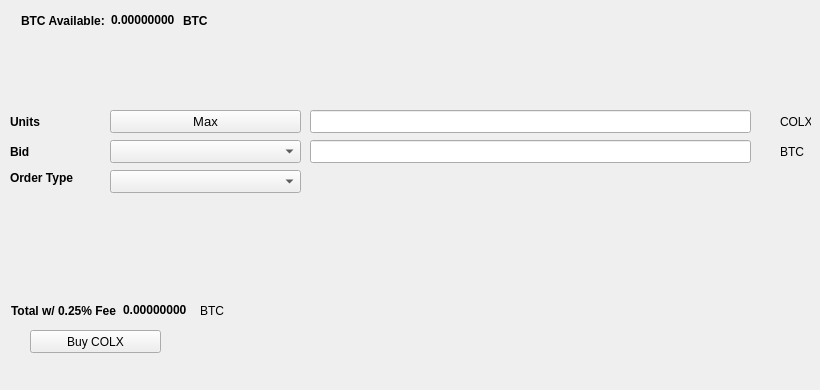
   <widget class="QWidget" name="BuyTab">
    <attribute name="title">
     <string>Buy</string>
    </attribute>
    <widget class="QPushButton" name="BuyCOLX">
     <property name="geometry">
      <rect>
       <x>30</x>
       <y>330</y>
       <width>131</width>
       <height>23</height>
      </rect>
     </property>
     <property name="text">
      <string>Buy COLX</string>
     </property>
     <property name="icon">
      <iconset>
       <normaloff>:/icons/bitcoin</normaloff>:/icons/bitcoin</iconset>
     </property>
    </widget>
    <widget class="QLabel" name="label_3">
     <property name="geometry">
      <rect>
       <x>10</x>
       <y>110</y>
       <width>46</width>
       <height>23</height>
      </rect>
     </property>
     <property name="font">
      <font>
       <weight>75</weight>
       <bold>true</bold>
      </font>
     </property>
     <property name="text">
      <string>Units</string>
     </property>
    </widget>
    <widget class="QLineEdit" name="UnitsInput">
     <property name="geometry">
      <rect>
       <x>310</x>
       <y>110</y>
       <width>441</width>
       <height>23</height>
      </rect>
     </property>
     <property name="font">
      <font>
       <pointsize>9</pointsize>
       <weight>75</weight>
       <bold>true</bold>
      </font>
     </property>
    </widget>
    <widget class="QLineEdit" name="BuyBidPriceEdit">
     <property name="geometry">
      <rect>
       <x>310</x>
       <y>140</y>
       <width>441</width>
       <height>23</height>
      </rect>
     </property>
     <property name="font">
      <font>
       <pointsize>9</pointsize>
       <weight>75</weight>
       <bold>true</bold>
      </font>
     </property>
    </widget>
    <widget class="QLabel" name="label_4">
     <property name="geometry">
      <rect>
       <x>780</x>
       <y>110</y>
       <width>31</width>
       <height>23</height>
      </rect>
     </property>
     <property name="text">
      <string>COLX</string>
     </property>
    </widget>
    <widget class="QLabel" name="label_5">
     <property name="geometry">
      <rect>
       <x>780</x>
       <y>140</y>
       <width>31</width>
       <height>23</height>
      </rect>
     </property>
     <property name="text">
      <string>BTC</string>
     </property>
    </widget>
    <widget class="QLabel" name="label_6">
     <property name="geometry">
      <rect>
       <x>10</x>
       <y>140</y>
       <width>46</width>
       <height>23</height>
      </rect>
     </property>
     <property name="font">
      <font>
       <weight>75</weight>
       <bold>true</bold>
      </font>
     </property>
     <property name="text">
      <string>Bid</string>
     </property>
    </widget>
    <widget class="QLabel" name="label_7">
     <property name="geometry">
      <rect>
       <x>10</x>
       <y>170</y>
       <width>91</width>
       <height>16</height>
      </rect>
     </property>
     <property name="font">
      <font>
       <weight>75</weight>
       <bold>true</bold>
      </font>
     </property>
     <property name="text">
      <string>Order Type</string>
     </property>
    </widget>
    <widget class="QPushButton" name="Buy_Max_Amount">
     <property name="geometry">
      <rect>
       <x>110</x>
       <y>110</y>
       <width>191</width>
       <height>23</height>
      </rect>
     </property>
     <property name="font">
      <font>
       <pointsize>10</pointsize>
      </font>
     </property>
     <property name="text">
      <string>Max</string>
     </property>
    </widget>
    <widget class="QComboBox" name="BuyBidcomboBox">
     <property name="geometry">
      <rect>
       <x>110</x>
       <y>140</y>
       <width>191</width>
       <height>23</height>
      </rect>
     </property>
     <property name="font">
      <font>
       <pointsize>10</pointsize>
      </font>
     </property>
    </widget>
    <widget class="QComboBox" name="buyOrdertypeCombo">
     <property name="geometry">
      <rect>
       <x>110</x>
       <y>170</y>
       <width>191</width>
       <height>23</height>
      </rect>
     </property>
     <property name="font">
      <font>
       <pointsize>10</pointsize>
      </font>
     </property>
    </widget>
    <widget class="QWidget" name="layoutWidget1">
     <property name="geometry">
      <rect>
       <x>21</x>
       <y>11</y>
       <width>227</width>
       <height>19</height>
      </rect>
     </property>
     <layout class="QHBoxLayout" name="horizontalLayout_3">
      <item>
       <widget class="QLabel" name="label232">
        <property name="font">
         <font>
          <weight>75</weight>
          <bold>true</bold>
         </font>
        </property>
        <property name="text">
         <string>BTC Available:</string>
        </property>
       </widget>
      </item>
      <item>
       <widget class="QLabel" name="BtcAvailableLbl">
        <property name="palette">
         <palette>
          <active>
           <colorrole role="WindowText">
            <brush brushstyle="SolidPattern">
             <color alpha="255">
              <red>0</red>
              <green>0</green>
              <blue>0</blue>
             </color>
            </brush>
           </colorrole>
           <colorrole role="Button">
            <brush brushstyle="SolidPattern">
             <color alpha="255">
              <red>0</red>
              <green>170</green>
              <blue>0</blue>
             </color>
            </brush>
           </colorrole>
           <colorrole role="Light">
            <brush brushstyle="SolidPattern">
             <color alpha="255">
              <red>0</red>
              <green>255</green>
              <blue>0</blue>
             </color>
            </brush>
           </colorrole>
           <colorrole role="Midlight">
            <brush brushstyle="SolidPattern">
             <color alpha="255">
              <red>0</red>
              <green>212</green>
              <blue>0</blue>
             </color>
            </brush>
           </colorrole>
           <colorrole role="Dark">
            <brush brushstyle="SolidPattern">
             <color alpha="255">
              <red>0</red>
              <green>85</green>
              <blue>0</blue>
             </color>
            </brush>
           </colorrole>
           <colorrole role="Mid">
            <brush brushstyle="SolidPattern">
             <color alpha="255">
              <red>0</red>
              <green>113</green>
              <blue>0</blue>
             </color>
            </brush>
           </colorrole>
           <colorrole role="Text">
            <brush brushstyle="SolidPattern">
             <color alpha="255">
              <red>0</red>
              <green>170</green>
              <blue>0</blue>
             </color>
            </brush>
           </colorrole>
           <colorrole role="BrightText">
            <brush brushstyle="SolidPattern">
             <color alpha="255">
              <red>255</red>
              <green>255</green>
              <blue>255</blue>
             </color>
            </brush>
           </colorrole>
           <colorrole role="ButtonText">
            <brush brushstyle="SolidPattern">
             <color alpha="255">
              <red>0</red>
              <green>0</green>
              <blue>0</blue>
             </color>
            </brush>
           </colorrole>
           <colorrole role="Base">
            <brush brushstyle="SolidPattern">
             <color alpha="255">
              <red>255</red>
              <green>255</green>
              <blue>255</blue>
             </color>
            </brush>
           </colorrole>
           <colorrole role="Window">
            <brush brushstyle="SolidPattern">
             <color alpha="255">
              <red>0</red>
              <green>170</green>
              <blue>0</blue>
             </color>
            </brush>
           </colorrole>
           <colorrole role="Shadow">
            <brush brushstyle="SolidPattern">
             <color alpha="255">
              <red>0</red>
              <green>0</green>
              <blue>0</blue>
             </color>
            </brush>
           </colorrole>
           <colorrole role="AlternateBase">
            <brush brushstyle="SolidPattern">
             <color alpha="255">
              <red>127</red>
              <green>212</green>
              <blue>127</blue>
             </color>
            </brush>
           </colorrole>
           <colorrole role="ToolTipBase">
            <brush brushstyle="SolidPattern">
             <color alpha="255">
              <red>255</red>
              <green>255</green>
              <blue>220</blue>
             </color>
            </brush>
           </colorrole>
           <colorrole role="ToolTipText">
            <brush brushstyle="SolidPattern">
             <color alpha="255">
              <red>0</red>
              <green>0</green>
              <blue>0</blue>
             </color>
            </brush>
           </colorrole>
          </active>
          <inactive>
           <colorrole role="WindowText">
            <brush brushstyle="SolidPattern">
             <color alpha="255">
              <red>0</red>
              <green>0</green>
              <blue>0</blue>
             </color>
            </brush>
           </colorrole>
           <colorrole role="Button">
            <brush brushstyle="SolidPattern">
             <color alpha="255">
              <red>0</red>
              <green>170</green>
              <blue>0</blue>
             </color>
            </brush>
           </colorrole>
           <colorrole role="Light">
            <brush brushstyle="SolidPattern">
             <color alpha="255">
              <red>0</red>
              <green>255</green>
              <blue>0</blue>
             </color>
            </brush>
           </colorrole>
           <colorrole role="Midlight">
            <brush brushstyle="SolidPattern">
             <color alpha="255">
              <red>0</red>
              <green>212</green>
              <blue>0</blue>
             </color>
            </brush>
           </colorrole>
           <colorrole role="Dark">
            <brush brushstyle="SolidPattern">
             <color alpha="255">
              <red>0</red>
              <green>85</green>
              <blue>0</blue>
             </color>
            </brush>
           </colorrole>
           <colorrole role="Mid">
            <brush brushstyle="SolidPattern">
             <color alpha="255">
              <red>0</red>
              <green>113</green>
              <blue>0</blue>
             </color>
            </brush>
           </colorrole>
           <colorrole role="Text">
            <brush brushstyle="SolidPattern">
             <color alpha="255">
              <red>0</red>
              <green>170</green>
              <blue>0</blue>
             </color>
            </brush>
           </colorrole>
           <colorrole role="BrightText">
            <brush brushstyle="SolidPattern">
             <color alpha="255">
              <red>255</red>
              <green>255</green>
              <blue>255</blue>
             </color>
            </brush>
           </colorrole>
           <colorrole role="ButtonText">
            <brush brushstyle="SolidPattern">
             <color alpha="255">
              <red>0</red>
              <green>0</green>
              <blue>0</blue>
             </color>
            </brush>
           </colorrole>
           <colorrole role="Base">
            <brush brushstyle="SolidPattern">
             <color alpha="255">
              <red>255</red>
              <green>255</green>
              <blue>255</blue>
             </color>
            </brush>
           </colorrole>
           <colorrole role="Window">
            <brush brushstyle="SolidPattern">
             <color alpha="255">
              <red>0</red>
              <green>170</green>
              <blue>0</blue>
             </color>
            </brush>
           </colorrole>
           <colorrole role="Shadow">
            <brush brushstyle="SolidPattern">
             <color alpha="255">
              <red>0</red>
              <green>0</green>
              <blue>0</blue>
             </color>
            </brush>
           </colorrole>
           <colorrole role="AlternateBase">
            <brush brushstyle="SolidPattern">
             <color alpha="255">
              <red>127</red>
              <green>212</green>
              <blue>127</blue>
             </color>
            </brush>
           </colorrole>
           <colorrole role="ToolTipBase">
            <brush brushstyle="SolidPattern">
             <color alpha="255">
              <red>255</red>
              <green>255</green>
              <blue>220</blue>
             </color>
            </brush>
           </colorrole>
           <colorrole role="ToolTipText">
            <brush brushstyle="SolidPattern">
             <color alpha="255">
              <red>0</red>
              <green>0</green>
              <blue>0</blue>
             </color>
            </brush>
           </colorrole>
          </inactive>
          <disabled>
           <colorrole role="WindowText">
            <brush brushstyle="SolidPattern">
             <color alpha="255">
              <red>0</red>
              <green>85</green>
              <blue>0</blue>
             </color>
            </brush>
           </colorrole>
           <colorrole role="Button">
            <brush brushstyle="SolidPattern">
             <color alpha="255">
              <red>0</red>
              <green>170</green>
              <blue>0</blue>
             </color>
            </brush>
           </colorrole>
           <colorrole role="Light">
            <brush brushstyle="SolidPattern">
             <color alpha="255">
              <red>0</red>
              <green>255</green>
              <blue>0</blue>
             </color>
            </brush>
           </colorrole>
           <colorrole role="Midlight">
            <brush brushstyle="SolidPattern">
             <color alpha="255">
              <red>0</red>
              <green>212</green>
              <blue>0</blue>
             </color>
            </brush>
           </colorrole>
           <colorrole role="Dark">
            <brush brushstyle="SolidPattern">
             <color alpha="255">
              <red>0</red>
              <green>85</green>
              <blue>0</blue>
             </color>
            </brush>
           </colorrole>
           <colorrole role="Mid">
            <brush brushstyle="SolidPattern">
             <color alpha="255">
              <red>0</red>
              <green>113</green>
              <blue>0</blue>
             </color>
            </brush>
           </colorrole>
           <colorrole role="Text">
            <brush brushstyle="SolidPattern">
             <color alpha="255">
              <red>0</red>
              <green>85</green>
              <blue>0</blue>
             </color>
            </brush>
           </colorrole>
           <colorrole role="BrightText">
            <brush brushstyle="SolidPattern">
             <color alpha="255">
              <red>255</red>
              <green>255</green>
              <blue>255</blue>
             </color>
            </brush>
           </colorrole>
           <colorrole role="ButtonText">
            <brush brushstyle="SolidPattern">
             <color alpha="255">
              <red>0</red>
              <green>85</green>
              <blue>0</blue>
             </color>
            </brush>
           </colorrole>
           <colorrole role="Base">
            <brush brushstyle="SolidPattern">
             <color alpha="255">
              <red>0</red>
              <green>170</green>
              <blue>0</blue>
             </color>
            </brush>
           </colorrole>
           <colorrole role="Window">
            <brush brushstyle="SolidPattern">
             <color alpha="255">
              <red>0</red>
              <green>170</green>
              <blue>0</blue>
             </color>
            </brush>
           </colorrole>
           <colorrole role="Shadow">
            <brush brushstyle="SolidPattern">
             <color alpha="255">
              <red>0</red>
              <green>0</green>
              <blue>0</blue>
             </color>
            </brush>
           </colorrole>
           <colorrole role="AlternateBase">
            <brush brushstyle="SolidPattern">
             <color alpha="255">
              <red>0</red>
              <green>170</green>
              <blue>0</blue>
             </color>
            </brush>
           </colorrole>
           <colorrole role="ToolTipBase">
            <brush brushstyle="SolidPattern">
             <color alpha="255">
              <red>255</red>
              <green>255</green>
              <blue>220</blue>
             </color>
            </brush>
           </colorrole>
           <colorrole role="ToolTipText">
            <brush brushstyle="SolidPattern">
             <color alpha="255">
              <red>0</red>
              <green>0</green>
              <blue>0</blue>
             </color>
            </brush>
           </colorrole>
          </disabled>
         </palette>
        </property>
        <property name="font">
         <font>
          <weight>75</weight>
          <bold>true</bold>
         </font>
        </property>
        <property name="text">
         <string>0.00000000</string>
        </property>
        <property name="textInteractionFlags">
         <set>Qt::LinksAccessibleByMouse|Qt::TextSelectableByKeyboard|Qt::TextSelectableByMouse</set>
        </property>
       </widget>
      </item>
      <item>
       <widget class="QLabel" name="BtcAvailableLbl_2">
        <property name="font">
         <font>
          <weight>75</weight>
          <bold>true</bold>
         </font>
        </property>
        <property name="text">
         <string>BTC</string>
        </property>
       </widget>
      </item>
     </layout>
    </widget>
    <widget class="QWidget" name="layoutWidge2">
     <property name="geometry">
      <rect>
       <x>11</x>
       <y>301</y>
       <width>259</width>
       <height>19</height>
      </rect>
     </property>
     <layout class="QHBoxLayout" name="horizontalLayout_4">
      <item>
       <widget class="QLabel" name="label_9">
        <property name="font">
         <font>
          <weight>75</weight>
          <bold>true</bold>
         </font>
        </property>
        <property name="text">
         <string>Total w/ 0.25% Fee</string>
        </property>
       </widget>
      </item>
      <item>
       <widget class="QLabel" name="BuyCostLabel">
        <property name="palette">
         <palette>
          <active>
           <colorrole role="WindowText">
            <brush brushstyle="SolidPattern">
             <color alpha="255">
              <red>0</red>
              <green>0</green>
              <blue>0</blue>
             </color>
            </brush>
           </colorrole>
           <colorrole role="Button">
            <brush brushstyle="SolidPattern">
             <color alpha="255">
              <red>0</red>
              <green>170</green>
              <blue>0</blue>
             </color>
            </brush>
           </colorrole>
           <colorrole role="Light">
            <brush brushstyle="SolidPattern">
             <color alpha="255">
              <red>0</red>
              <green>255</green>
              <blue>0</blue>
             </color>
            </brush>
           </colorrole>
           <colorrole role="Midlight">
            <brush brushstyle="SolidPattern">
             <color alpha="255">
              <red>0</red>
              <green>212</green>
              <blue>0</blue>
             </color>
            </brush>
           </colorrole>
           <colorrole role="Dark">
            <brush brushstyle="SolidPattern">
             <color alpha="255">
              <red>0</red>
              <green>85</green>
              <blue>0</blue>
             </color>
            </brush>
           </colorrole>
           <colorrole role="Mid">
            <brush brushstyle="SolidPattern">
             <color alpha="255">
              <red>0</red>
              <green>113</green>
              <blue>0</blue>
             </color>
            </brush>
           </colorrole>
           <colorrole role="Text">
            <brush brushstyle="SolidPattern">
             <color alpha="255">
              <red>0</red>
              <green>170</green>
              <blue>0</blue>
             </color>
            </brush>
           </colorrole>
           <colorrole role="BrightText">
            <brush brushstyle="SolidPattern">
             <color alpha="255">
              <red>255</red>
              <green>255</green>
              <blue>255</blue>
             </color>
            </brush>
           </colorrole>
           <colorrole role="ButtonText">
            <brush brushstyle="SolidPattern">
             <color alpha="255">
              <red>0</red>
              <green>0</green>
              <blue>0</blue>
             </color>
            </brush>
           </colorrole>
           <colorrole role="Base">
            <brush brushstyle="SolidPattern">
             <color alpha="255">
              <red>255</red>
              <green>255</green>
              <blue>255</blue>
             </color>
            </brush>
           </colorrole>
           <colorrole role="Window">
            <brush brushstyle="SolidPattern">
             <color alpha="255">
              <red>0</red>
              <green>170</green>
              <blue>0</blue>
             </color>
            </brush>
           </colorrole>
           <colorrole role="Shadow">
            <brush brushstyle="SolidPattern">
             <color alpha="255">
              <red>0</red>
              <green>0</green>
              <blue>0</blue>
             </color>
            </brush>
           </colorrole>
           <colorrole role="AlternateBase">
            <brush brushstyle="SolidPattern">
             <color alpha="255">
              <red>127</red>
              <green>212</green>
              <blue>127</blue>
             </color>
            </brush>
           </colorrole>
           <colorrole role="ToolTipBase">
            <brush brushstyle="SolidPattern">
             <color alpha="255">
              <red>255</red>
              <green>255</green>
              <blue>220</blue>
             </color>
            </brush>
           </colorrole>
           <colorrole role="ToolTipText">
            <brush brushstyle="SolidPattern">
             <color alpha="255">
              <red>0</red>
              <green>0</green>
              <blue>0</blue>
             </color>
            </brush>
           </colorrole>
          </active>
          <inactive>
           <colorrole role="WindowText">
            <brush brushstyle="SolidPattern">
             <color alpha="255">
              <red>0</red>
              <green>0</green>
              <blue>0</blue>
             </color>
            </brush>
           </colorrole>
           <colorrole role="Button">
            <brush brushstyle="SolidPattern">
             <color alpha="255">
              <red>0</red>
              <green>170</green>
              <blue>0</blue>
             </color>
            </brush>
           </colorrole>
           <colorrole role="Light">
            <brush brushstyle="SolidPattern">
             <color alpha="255">
              <red>0</red>
              <green>255</green>
              <blue>0</blue>
             </color>
            </brush>
           </colorrole>
           <colorrole role="Midlight">
            <brush brushstyle="SolidPattern">
             <color alpha="255">
              <red>0</red>
              <green>212</green>
              <blue>0</blue>
             </color>
            </brush>
           </colorrole>
           <colorrole role="Dark">
            <brush brushstyle="SolidPattern">
             <color alpha="255">
              <red>0</red>
              <green>85</green>
              <blue>0</blue>
             </color>
            </brush>
           </colorrole>
           <colorrole role="Mid">
            <brush brushstyle="SolidPattern">
             <color alpha="255">
              <red>0</red>
              <green>113</green>
              <blue>0</blue>
             </color>
            </brush>
           </colorrole>
           <colorrole role="Text">
            <brush brushstyle="SolidPattern">
             <color alpha="255">
              <red>0</red>
              <green>170</green>
              <blue>0</blue>
             </color>
            </brush>
           </colorrole>
           <colorrole role="BrightText">
            <brush brushstyle="SolidPattern">
             <color alpha="255">
              <red>255</red>
              <green>255</green>
              <blue>255</blue>
             </color>
            </brush>
           </colorrole>
           <colorrole role="ButtonText">
            <brush brushstyle="SolidPattern">
             <color alpha="255">
              <red>0</red>
              <green>0</green>
              <blue>0</blue>
             </color>
            </brush>
           </colorrole>
           <colorrole role="Base">
            <brush brushstyle="SolidPattern">
             <color alpha="255">
              <red>255</red>
              <green>255</green>
              <blue>255</blue>
             </color>
            </brush>
           </colorrole>
           <colorrole role="Window">
            <brush brushstyle="SolidPattern">
             <color alpha="255">
              <red>0</red>
              <green>170</green>
              <blue>0</blue>
             </color>
            </brush>
           </colorrole>
           <colorrole role="Shadow">
            <brush brushstyle="SolidPattern">
             <color alpha="255">
              <red>0</red>
              <green>0</green>
              <blue>0</blue>
             </color>
            </brush>
           </colorrole>
           <colorrole role="AlternateBase">
            <brush brushstyle="SolidPattern">
             <color alpha="255">
              <red>127</red>
              <green>212</green>
              <blue>127</blue>
             </color>
            </brush>
           </colorrole>
           <colorrole role="ToolTipBase">
            <brush brushstyle="SolidPattern">
             <color alpha="255">
              <red>255</red>
              <green>255</green>
              <blue>220</blue>
             </color>
            </brush>
           </colorrole>
           <colorrole role="ToolTipText">
            <brush brushstyle="SolidPattern">
             <color alpha="255">
              <red>0</red>
              <green>0</green>
              <blue>0</blue>
             </color>
            </brush>
           </colorrole>
          </inactive>
          <disabled>
           <colorrole role="WindowText">
            <brush brushstyle="SolidPattern">
             <color alpha="255">
              <red>0</red>
              <green>85</green>
              <blue>0</blue>
             </color>
            </brush>
           </colorrole>
           <colorrole role="Button">
            <brush brushstyle="SolidPattern">
             <color alpha="255">
              <red>0</red>
              <green>170</green>
              <blue>0</blue>
             </color>
            </brush>
           </colorrole>
           <colorrole role="Light">
            <brush brushstyle="SolidPattern">
             <color alpha="255">
              <red>0</red>
              <green>255</green>
              <blue>0</blue>
             </color>
            </brush>
           </colorrole>
           <colorrole role="Midlight">
            <brush brushstyle="SolidPattern">
             <color alpha="255">
              <red>0</red>
              <green>212</green>
              <blue>0</blue>
             </color>
            </brush>
           </colorrole>
           <colorrole role="Dark">
            <brush brushstyle="SolidPattern">
             <color alpha="255">
              <red>0</red>
              <green>85</green>
              <blue>0</blue>
             </color>
            </brush>
           </colorrole>
           <colorrole role="Mid">
            <brush brushstyle="SolidPattern">
             <color alpha="255">
              <red>0</red>
              <green>113</green>
              <blue>0</blue>
             </color>
            </brush>
           </colorrole>
           <colorrole role="Text">
            <brush brushstyle="SolidPattern">
             <color alpha="255">
              <red>0</red>
              <green>85</green>
              <blue>0</blue>
             </color>
            </brush>
           </colorrole>
           <colorrole role="BrightText">
            <brush brushstyle="SolidPattern">
             <color alpha="255">
              <red>255</red>
              <green>255</green>
              <blue>255</blue>
             </color>
            </brush>
           </colorrole>
           <colorrole role="ButtonText">
            <brush brushstyle="SolidPattern">
             <color alpha="255">
              <red>0</red>
              <green>85</green>
              <blue>0</blue>
             </color>
            </brush>
           </colorrole>
           <colorrole role="Base">
            <brush brushstyle="SolidPattern">
             <color alpha="255">
              <red>0</red>
              <green>170</green>
              <blue>0</blue>
             </color>
            </brush>
           </colorrole>
           <colorrole role="Window">
            <brush brushstyle="SolidPattern">
             <color alpha="255">
              <red>0</red>
              <green>170</green>
              <blue>0</blue>
             </color>
            </brush>
           </colorrole>
           <colorrole role="Shadow">
            <brush brushstyle="SolidPattern">
             <color alpha="255">
              <red>0</red>
              <green>0</green>
              <blue>0</blue>
             </color>
            </brush>
           </colorrole>
           <colorrole role="AlternateBase">
            <brush brushstyle="SolidPattern">
             <color alpha="255">
              <red>0</red>
              <green>170</green>
              <blue>0</blue>
             </color>
            </brush>
           </colorrole>
           <colorrole role="ToolTipBase">
            <brush brushstyle="SolidPattern">
             <color alpha="255">
              <red>255</red>
              <green>255</green>
              <blue>220</blue>
             </color>
            </brush>
           </colorrole>
           <colorrole role="ToolTipText">
            <brush brushstyle="SolidPattern">
             <color alpha="255">
              <red>0</red>
              <green>0</green>
              <blue>0</blue>
             </color>
            </brush>
           </colorrole>
          </disabled>
         </palette>
        </property>
        <property name="font">
         <font>
          <weight>75</weight>
          <bold>true</bold>
         </font>
        </property>
        <property name="autoFillBackground">
         <bool>false</bool>
        </property>
        <property name="text">
         <string>0.00000000</string>
        </property>
        <property name="textInteractionFlags">
         <set>Qt::LinksAccessibleByMouse|Qt::TextSelectableByMouse</set>
        </property>
       </widget>
      </item>
      <item>
       <widget class="QLabel" name="label_10">
        <property name="font">
         <font>
          <weight>50</weight>
          <bold>false</bold>
         </font>
        </property>
        <property name="text">
         <string>BTC</string>
        </property>
       </widget>
      </item>
     </layout>
    </widget>
    <widget class="QLabel" name="label_24">
     <property name="geometry">
      <rect>
       <x>460</x>
       <y>300</y>
       <width>281</width>
       <height>81</height>
      </rect>
     </property>
     <property name="text">
      <string/>
     </property>
     <property name="pixmap">
      <pixmap>:/images/bittrex</pixmap>
     </property>
    </widget>
   </widget>
